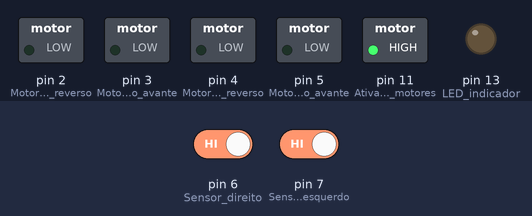
Recording of a sketch running on a simulated Arduino Uno, built with avr-gcc and run on an emulated ATmega328P. On the bench: switched loads named in the sketch (green lamp = pin HIGH), output pins drawn as LEDs (lit = HIGH). The test bench sets the inputs (shaded band); at power-on: pin 6 (Sensor_direito) HIGH, pin 7 (Sensor_esquerdo) HIGH.

Above: at 1.2 s.
1.3 s: pin 6 (Sensor_direito) driven LOW
At 1.6 s:
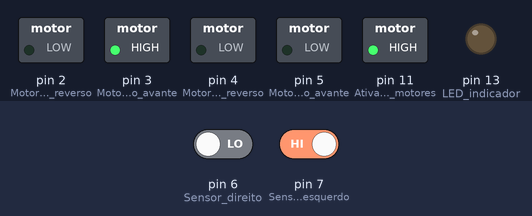
2.8 s: pin 7 (Sensor_esquerdo) driven LOW
At 3.9 s:
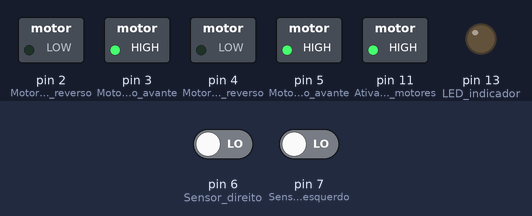
4.3 s: pin 6 (Sensor_direito) driven HIGH
At 5.1 s:
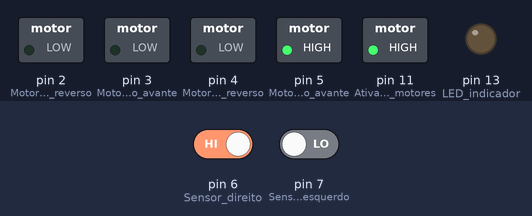
5.8 s: pin 7 (Sensor_esquerdo) driven HIGH
At 6.2 s:
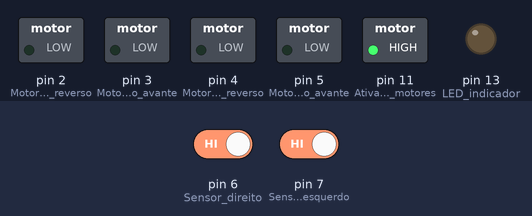
Timing chart, 0 to 8.3 s (numbered marks = the images above; inputs shaded):
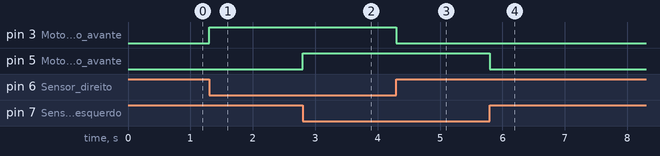

The sketch:

seguidor_de_linha.ino
```cpp
/*
PINO 6 - SENSOR DIREITO
PINO 7 - SENSOR ESQUERDO
PINO 5 - MOTOR ESQUERDO AVANTE
PINO 4 - MOTOR ESQUERDO REVERSO
PINO 3 - MOTOR DIREITO AVANTE
PINO 2 - MOTOR DIREITO REVERSO
PINO 11 - ATIVA MOTORES
*/

void setup()
{
  // Configuração dos sensores infravermelhos como entrada
  pinMode(6, INPUT);  // Sensor direito
  pinMode(7, INPUT);  // Sensor esquerdo

  // Configuração dos motores como saída
  pinMode(5, OUTPUT);  // Motor esquerdo avante
  pinMode(4, OUTPUT);  // Motor esquerdo reverso
  pinMode(3, OUTPUT);  // Motor direito avante
  pinMode(2, OUTPUT);  // Motor direito reverso

  pinMode(11, OUTPUT); // Ativação dos motores
  pinMode(13, OUTPUT); // LED indicador (não usado no código atual)

  // Garante que os motores começam desligados
  digitalWrite(5, LOW);
  digitalWrite(4, LOW);
  digitalWrite(3, LOW);
  digitalWrite(2, LOW);

  // Habilita a alimentação dos motores
  digitalWrite(11, HIGH);
} // Fecha setup

void loop()
{
  // Ambos sensores detectam a superfície clara → Robô segue em frente
  if (digitalRead(7) == 0 && digitalRead(6) == 0) {
    digitalWrite(5, HIGH); // Motor esquerdo avante
    digitalWrite(3, HIGH); // Motor direito avante
    digitalWrite(4, LOW);
    digitalWrite(2, LOW);
  }

  // Apenas o sensor esquerdo detecta a linha escura → Curva para a direita
  if (digitalRead(7) == 0 && digitalRead(6) == 1) {
    digitalWrite(5, HIGH); // Motor esquerdo avante
    digitalWrite(4, LOW);
    digitalWrite(3, LOW);  // Motor direito parado
    digitalWrite(2, LOW);
  }

  // Apenas o sensor direito detecta a linha escura → Curva para a esquerda
  if (digitalRead(7) == 1 && digitalRead(6) == 0) {
    digitalWrite(5, LOW);  // Motor esquerdo parado
    digitalWrite(4, LOW);
    digitalWrite(3, HIGH); // Motor direito avante
    digitalWrite(2, LOW);
  }

  // Ambos sensores detectam a linha escura → Robô para
  if (digitalRead(7) == 1 && digitalRead(6) == 1) {
    digitalWrite(5, LOW);
    digitalWrite(4, LOW);
    digitalWrite(3, LOW);
    digitalWrite(2, LOW);
  }

} // Fecha loop
```

Measured:
- after the input at 1.3 s, pin 3 (Motor_direito_avante): LOW → HIGH at once
- after the input at 2.8 s, pin 5 (Motor_esquerdo_avante): LOW → HIGH at once
- after the input at 4.3 s, pin 3 (Motor_direito_avante): HIGH → LOW at once
- after the input at 5.8 s, pin 5 (Motor_esquerdo_avante): HIGH → LOW at once
